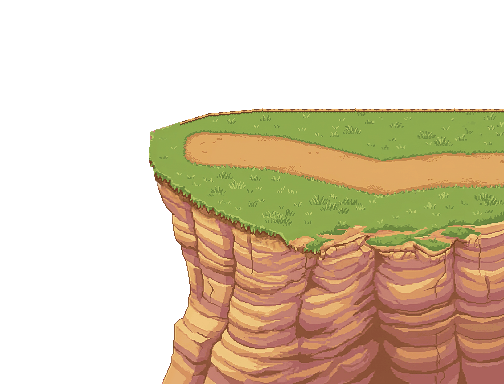
#> input picture source/sharpedo/falaise_native.png, 504 x 384 px
$ python rebuild_sharpedo.py
#> lines starting #> are read from the running program, lines starting #| are printed output that depends on the picture; pictures that were not available may be replaced by others from this repository, and a replacement may not be noted
"""Seconde scène : falaise côtière naturelle, mer et cycle de vagues adaptés à la référence."""
from pathlib import Path
from PIL import Image
import json
import math
from exterior_animation import export_variant, stars_spec, save_png
from rebuild_falaise import grade, SPECS
from export_bordures_pmd import attach_tileset

R = Path(__file__).resolve().parents[1]
S = R / 'source/sharpedo'
F = R / 'source/falaise'
OUT = R / 'sharpedo'
SIZE = (504, 384)
LAYERS = [
    ('00_ciel', 'Ciel', False),
    ('01_astres', 'Lune fixe et étoiles scintillantes', True),
    ('02_nuages', 'Nuages — six familles de formes', True),
    ('03_mer', 'Mer — profondeur et couleurs', False),
    ('04_vagues', 'Vagues — cycle de référence adapté', True),
    ('05_falaise', 'Falaise et bordures PMD, prairie et chemin', False),
    ('06_decor', 'Décor additionnel — vide', False),
]


def shared(name):
    return Image.open(F / name).convert('RGBA').resize(SIZE, Image.Resampling.NEAREST)


def build():
    terrain = Image.open(S / 'falaise_native.png').convert('RGBA')
#> terrain is the input picture: PIL image 504x384 RGBA; mean R, G, B, A 83.4, 67.7, 42.3, 120.2
    sea = Image.open(S / 'mer_native.png').convert('RGBA')
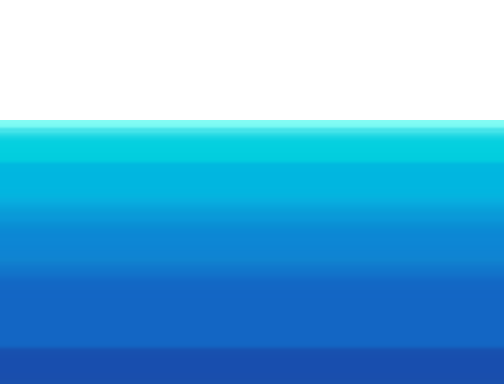
#> input picture source/sharpedo/mer_native.png, 504 x 384 px
#> sea is the input picture: PIL image 504x384 RGBA; mean R, G, B, A 12.7, 96.2, 142.1, 175.3
    waves = Image.open(S / 'vagues_native.png').convert('RGBA')
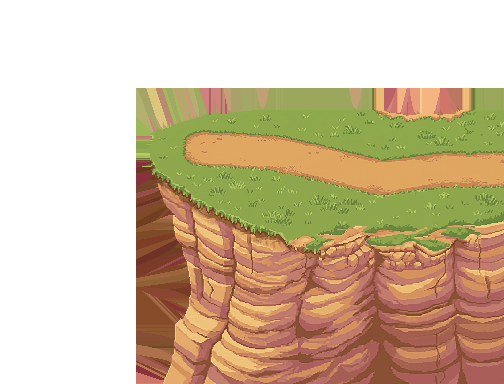
#> input picture source/sharpedo/bordures_layout_base.png, 504 x 384 px, given in place of vagues_native.png, which was not available
#> waves is the input picture: PIL image 504x384 RGBA; mean R, G, B, A 97.5, 77.6, 48.3, 143.5
    wave_cycle = Image.open(S / 'vagues_cycle.png').convert('RGBA')
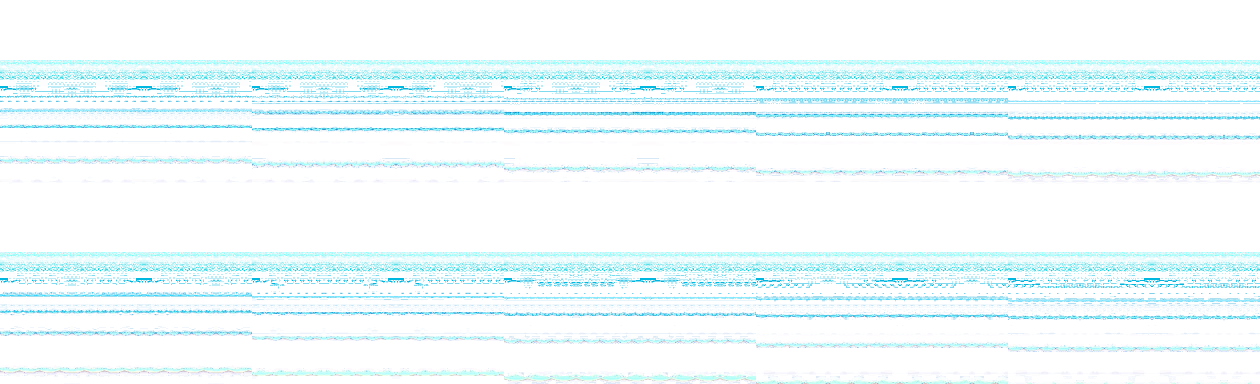
#> input picture source/sharpedo/vagues_cycle.png, 2520 x 768 px (shown at 1/2 size)
#> wave_cycle is the input picture: PIL image 2520x768 RGBA; mean R, G, B, A 15.9, 48, 58.3, 18.3
    frames = math.lcm(SIZE[0], 24, 10)
    clouds = shared('nuages_native.png')
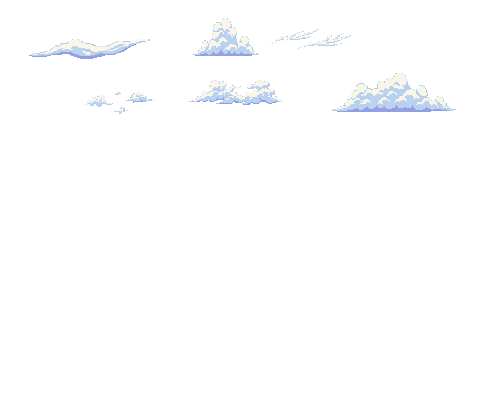
#> input picture source/falaise/nuages_native.png, 480 x 408 px
#> in shared, `return Image.open(F / name).convert('RGBA').resize(SIZE, Image.Resampl..`:
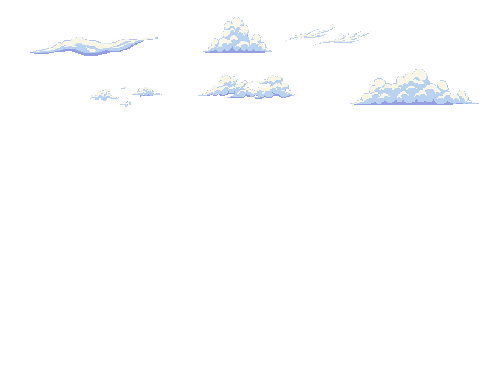
#> returned value: PIL image 504x384 RGBA; mean R, G, B, A 7.4, 7.8, 8.4, 9.1; transparent parts drawn white
    stars = shared('astres_nuit_native.png')
#> call 2 of shared, with name = 'astres_nuit_native.png'
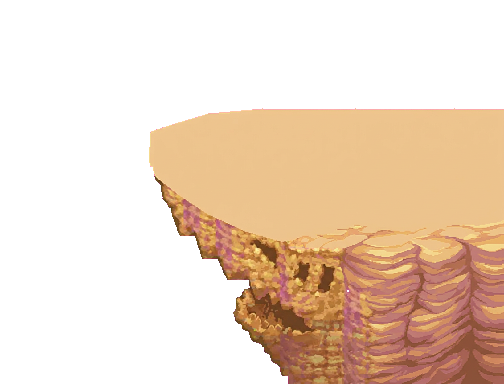
#> input picture source/sharpedo/falaise_avant_prairie.png, 504 x 384 px, given in place of astres_nuit_native.png, which was not available
#> in shared, returned value is the input picture: PIL image 504x384 RGBA; mean R, G, B, A 89.5, 67.7, 48.6, 107.8
    definitions = [{'id': key, 'nom': label, 'anime': animated} for key, label, animated in LAYERS]
#> (the run stopped early here; a loop or call above may not have finished)
